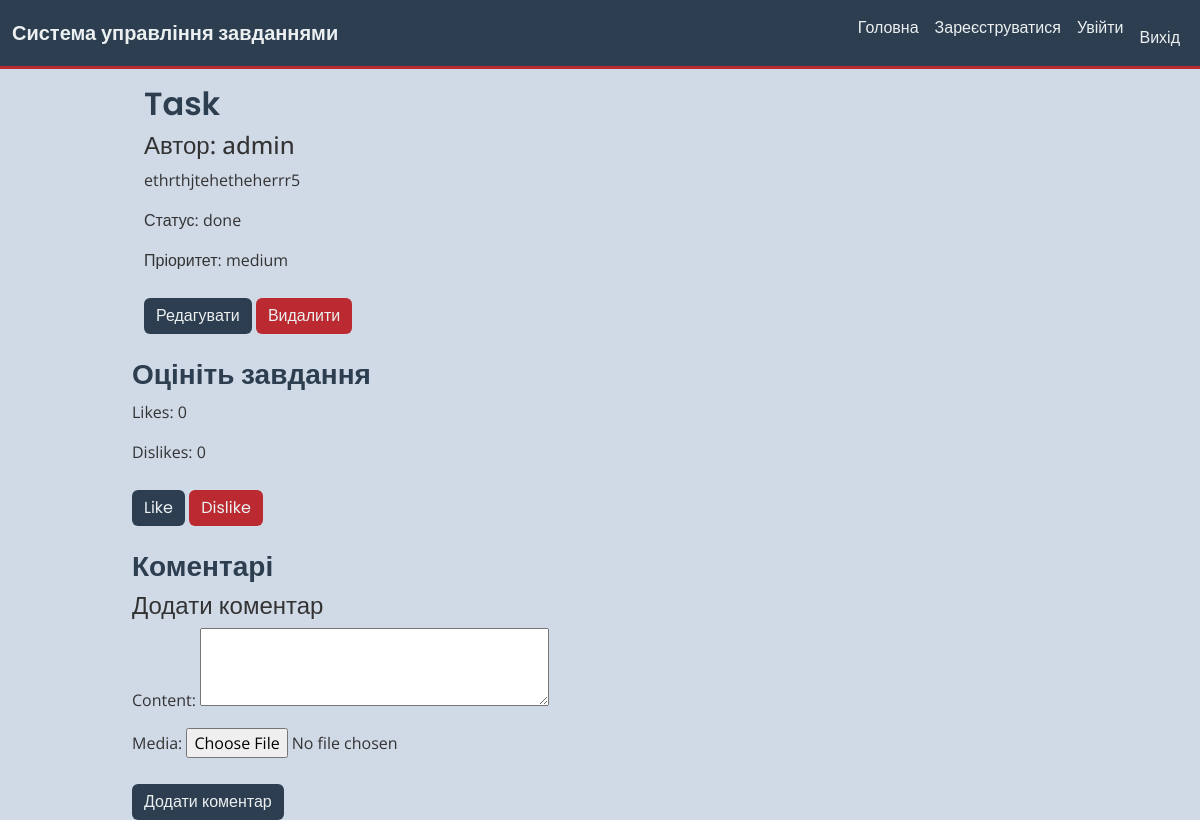
The page /1/ (signed in) on the database as committed earlier.
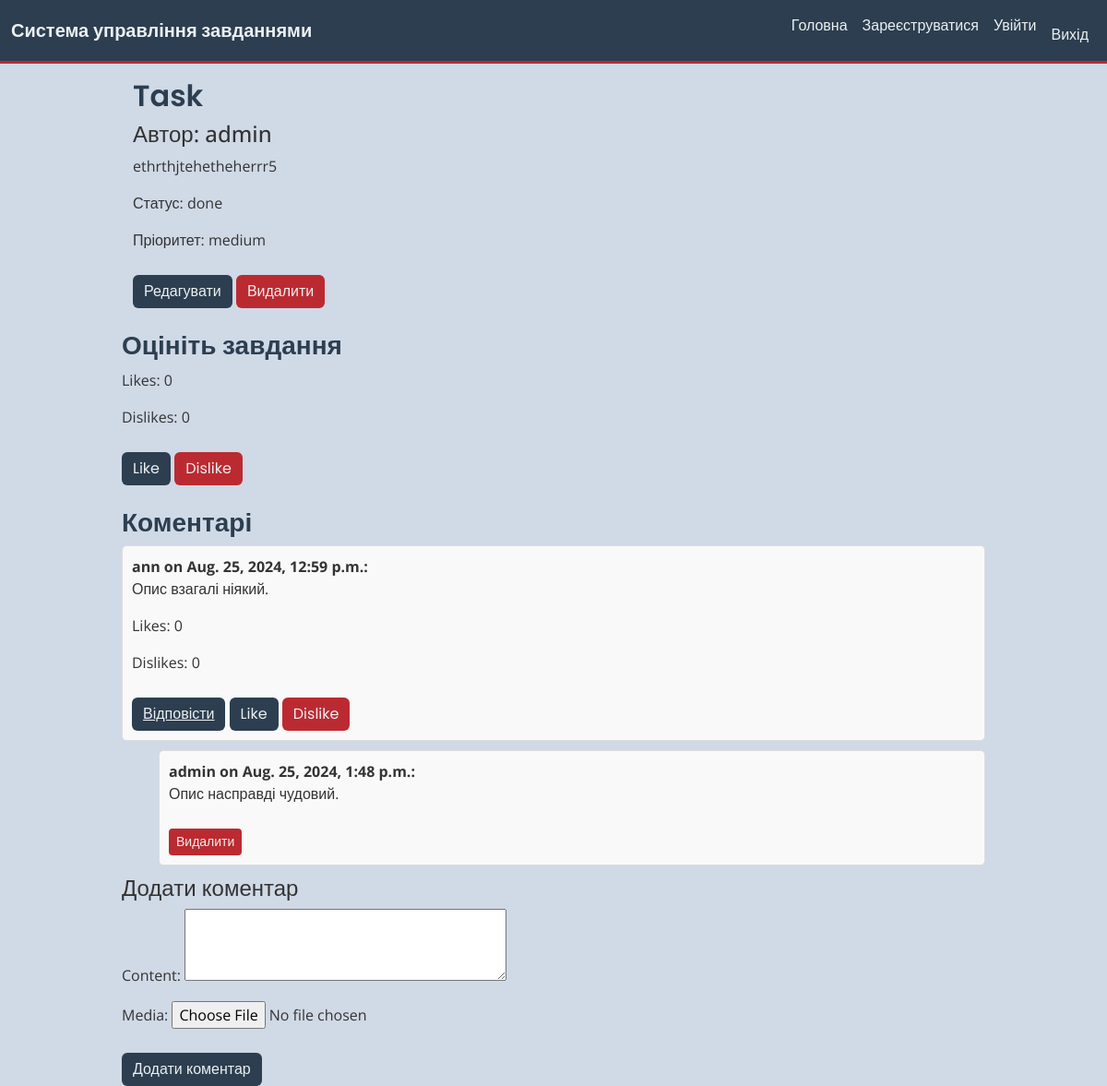
The same page on the database as committed later.
### tasks/models.py (models this page shows, shortened)
class Comment(models.Model):
    task = models.ForeignKey('Task', on_delete=models.CASCADE, related_name='comments')
    author = models.ForeignKey(User, on_delete=models.CASCADE, related_name='comments')
    content = models.TextField()
    created_at = models.DateTimeField(auto_now_add=True)
    parent = models.ForeignKey('self', on_delete=models.CASCADE, null=True, blank=True, related_name='replies')
    media = models.FileField(upload_to='comments_media', blank=True, null=True)
    class Meta:
        ordering = ['created_at']

### tasks/views.py (the view, shortened to what this page needs)
# urls.py: path('<int:pk>/', views.TaskDetailView.as_view(), name='task-detail'),
class TaskDetailView(LoginRequiredMixin, DetailView):
    model = models.Task
    template_name = 'tasks/task_detail.html'
    context_object_name = 'task'
    def get_context_data(self, **kwargs):
        context = super().get_context_data(**kwargs)
        comments = models.Comment.objects.filter(task=self.object, parent=None)
        for comment in comments:
            comment.has_liked = models.CommentLike.objects.filter(user=self.request.user, comment=comment).exists()
            comment.has_disliked = models.CommentDislike.objects.filter(user=self.request.user, comment=comment).exists()
            comment.likes_count = models.CommentLike.objects.filter(comment=comment).count()
            comment.dislikes_count = models.CommentDislike.objects.filter(comment=comment).count()
        context['comments'] = comments
        context['comment_form'] = CommentForm()
        context['comment_update_form'] = CommentUpdateForm()
        context['likes'] = models.Like.objects.filter(task=self.object).count()
        context['dislikes'] = models.Dislike.objects.filter(task=self.object).count()
        context['has_liked'] = models.Like.objects.filter(user=self.request.user, task=self.object).exists()
        context['has_disliked'] = models.Dislike.objects.filter(user=self.request.user, task=self.object).exists()
        return context

### tasks/forms.py
class CommentForm(forms.ModelForm):
    class Meta:
        model = Comment
        fields = ['content', 'parent', 'media']
        widgets = {
            'content': forms.Textarea(attrs={'rows': 3}),
            'parent': forms.HiddenInput(),
            'media': forms.FileInput(),
        }

class CommentUpdateForm(forms.ModelForm):
    new_media = forms.FileField(required=False, label="Новий файл")
    delete_media = forms.BooleanField(required=False, label="Видалити медіа")
    class Meta:
        model = Comment
        fields = ['content', 'new_media', 'delete_media']

### templates/tasks/task_detail.html (shortened to what the changed rows need)
{% extends 'tasks/base.html' %}
{% block content %}
{% load custom_tags %}
<div class="container mt-3">
    <h2>{{ task.title }}</h2>
</div>
<div class="comments mt-4">
    {% for comment in comments %}
        {% if comment.parent %}
            <div class="comment light-border" style="margin-left: 40px;">
        {% else %}
            <div class="comment light-border" style="margin-left: 0px;">
        {% endif %}
                <strong class="comment-header">{{ comment.author.username }} on {{ comment.created_at }}:</strong>
                <p>{{ comment.content }}</p>
                <p>Likes: {{ comment.likes_count }}</p>
                <p>Dislikes: {{ comment.dislikes_count }}</p>
                <button class="btn btn-link reply-link" data-comment-id="{{ comment.id }}">Відповісти</button>
                {% if user.is_authenticated %}
                    <form method="post" style="display:inline;">
                        {% if comment.has_liked %}
                            <input type="hidden" name="comment_id" value="{{ comment.id }}">
                            <button type="submit" name="remove_like_comment" class="btn btn-warning">Remove Like</button>
                        {% else %}
                            <button type="submit" name="like_comment" class="btn btn-success">Like</button>
                        {% endif %}
                    </form>
                    <form method="post" style="display:inline;">
                        {% if comment.has_disliked %}
                            <input type="hidden" name="comment_id" value="{{ comment.id }}">
                            <button type="submit" name="remove_dislike_comment" class="btn btn-warning">Remove Dislike</button>
                        {% else %}
                            <button type="submit" name="dislike_comment" class="btn btn-danger">Dislike</button>
                        {% endif %}
                    </form>
                {% endif %}
            </div>
            {% for reply in comment.replies.all %}
                <div class="reply light-border" style="margin-left: 40px;">
                    <strong class="comment-header">{{ reply.author.username }} on {{ reply.created_at }}:</strong>
                    <p>{{ reply.content }}</p>
                    {% if reply.author == user %}
                        <form method="post" style="display:inline;">
                            <button type="submit" name="delete_comment" class="btn btn-danger btn-sm">Видалити</button>
                        </form>
                    {% endif %}
                </div>
            {% endfor %}
    {% endfor %}
</div>
{% endblock %}

Rows that differ between the two databases and show on the page:
added Comment: author.username "ann", created_at "Aug. 25, 2024, 12:59 p.m.", content "Опис взагалі ніякий.", likes_count "0", dislikes_count "0", shown under "Коментарі"
added Comment: author.username "admin", created_at "Aug. 25, 2024, 1:48 p.m.", content "Опис насправді чудовий.", shown under "ann"
